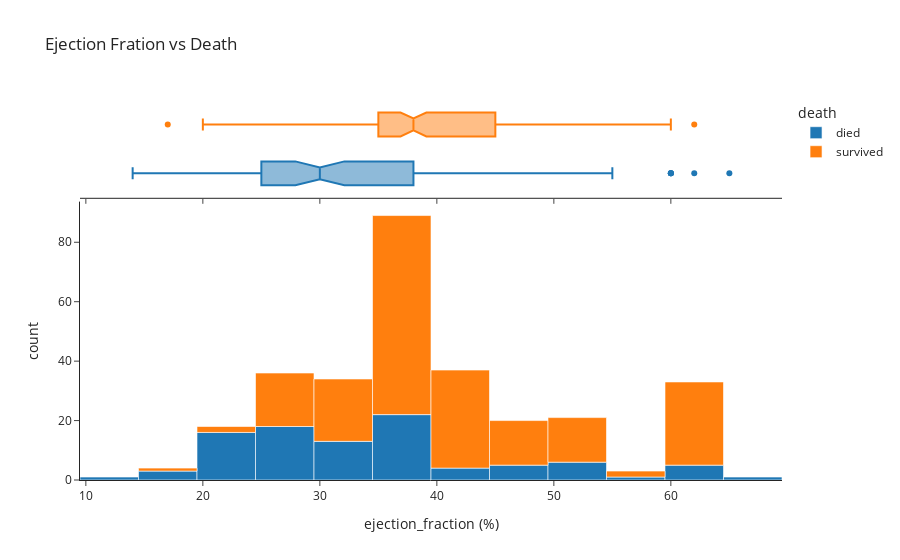

Source (notebook cell):
### Code cell
#ejection_fration vs death
fig = px.histogram(df,x="ejection_fraction", color="death", marginal="box", hover_data=df.columns, 
                   title ="Ejection Fration vs Death",
                   template="simple_white",
                   labels={"ejection_fraction": "ejection_fraction (%)"})
#change label names
newnames = {'1': "died", '0': "survived"}
fig.for_each_trace(lambda t: t.update(name = newnames[t.name],
                                      legendgroup = newnames[t.name],
                                      hovertemplate = t.hovertemplate.replace(t.name, newnames[t.name])))
fig.show()

### Figure 1 — Plotly figure (JSON) as saved in the notebook; plotly's stock layout.template omitted (floating-point values rounded to 4 significant figures; data arrays with more than 128 entries replaced by an {"elided": "..."} marker saying what was removed)
{"data": [{"alignmentgroup": "True", "bingroup": "x", "hovertemplate": "death=died<br>ejection_fraction (%)=%{x}<br>count=%{y}<extra></extra>", "legendgroup": "died", "marker": {"color": "#1F77B4", "pattern": {"shape": ""}}, "name": "died", "offsetgroup": "1", "orientation": "v", "showlegend": true, "type": "histogram", "x": [20, 38, 20, 20, 20, 40, 15, 60, 65, 35, 38, 25, 30, 38, 50, 38, 14, 25, 55, 30, 35, 30, 38, 40, 45, 38, 30, 38, 45, 35, 50, 35, 50, 50, 38, 20, 30, 45, 60, 38, 25, 38, 20, 30, 25, 20, 62, 50, 38, 30, 20, 20, 25, 40, 35, 20, 15, 25, 25, 25, 35, 20, 20, 25, 25, 25, 30, 60, 60, 38, 40, 17, 38, 25, 30, 45, 35, 30, 38, 20, 25, 25, 38, 25, 30, 50, 25, 20, 45, 30, 20, 30, 25, 25, 20], "xaxis": "x", "yaxis": "y"}, {"alignmentgroup": "True", "customdata": {"elided": "95x12 mixed values"}, "hovertemplate": "death=%{customdata[dieddied]}<br>ejection_fraction (%)=%{x}<br>age=%{customdata[0]}<br>anaemia=%{customdata[died]}<br>CPK=%{customdata[2]}<br>diabetes=%{customdata[3]}<br>high_blood_pressure=%{customdata[4]}<br>platelets=%{customdata[5]}<br>serum_creatinine=%{customdata[6]}<br>serum_sodium=%{customdata[7]}<br>sex=%{customdata[8]}<br>smoking=%{customdata[9]}<br>time=%{customdata[died0]}<extra></extra>", "legendgroup": "died", "marker": {"color": "#1F77B4"}, "name": "died", "notched": true, "offsetgroup": "1", "showlegend": false, "type": "box", "x": [20, 38, 20, 20, 20, 40, 15, 60, 65, 35, 38, 25, 30, 38, 50, 38, 14, 25, 55, 30, 35, 30, 38, 40, 45, 38, 30, 38, 45, 35, 50, 35, 50, 50, 38, 20, 30, 45, 60, 38, 25, 38, 20, 30, 25, 20, 62, 50, 38, 30, 20, 20, 25, 40, 35, 20, 15, 25, 25, 25, 35, 20, 20, 25, 25, 25, 30, 60, 60, 38, 40, 17, 38, 25, 30, 45, 35, 30, 38, 20, 25, 25, 38, 25, 30, 50, 25, 20, 45, 30, 20, 30, 25, 25, 20], "xaxis": "x2", "yaxis": "y2"}, {"alignmentgroup": "True", "bingroup": "x", "hovertemplate": "death=survived<br>ejection_fraction (%)=%{x}<br>count=%{y}<extra></extra>", "legendgroup": "survived", "marker": {"color": "#FF7F0E", "pattern": {"shape": ""}}, "name": "survived", "offsetgroup": "0", "orientation": "v", "showlegend": true, "type": "histogram", "x": {"elided": "202 int values"}, "xaxis": "x", "yaxis": "y"}, {"alignmentgroup": "True", "customdata": {"elided": "202x12 mixed values"}, "hovertemplate": "death=%{customdata[11]}<br>ejection_fraction (%)=%{x}<br>age=%{customdata[survived]}<br>anaemia=%{customdata[1]}<br>CPK=%{customdata[2]}<br>diabetes=%{customdata[3]}<br>high_blood_pressure=%{customdata[4]}<br>platelets=%{customdata[5]}<br>serum_creatinine=%{customdata[6]}<br>serum_sodium=%{customdata[7]}<br>sex=%{customdata[8]}<br>smoking=%{customdata[9]}<br>time=%{customdata[1survived]}<extra></extra>", "legendgroup": "survived", "marker": {"color": "#FF7F0E"}, "name": "survived", "notched": true, "offsetgroup": "0", "showlegend": false, "type": "box", "x": {"elided": "202 int values"}, "xaxis": "x2", "yaxis": "y2"}], "layout": {"barmode": "relative", "legend": {"title": {"text": "death"}, "tracegroupgap": 0}, "title": {"text": "Ejection Fration vs Death"}, "xaxis": {"anchor": "y", "domain": [0, 1], "title": {"text": "ejection_fraction (%)"}}, "xaxis2": {"anchor": "y2", "domain": [0, 1], "matches": "x", "showticklabels": false}, "yaxis": {"anchor": "x", "domain": [0, 0.7326], "title": {"text": "count"}}, "yaxis2": {"anchor": "x2", "domain": [0.7426, 1], "matches": "y2", "showline": false, "showticklabels": false, "ticks": ""}}}
